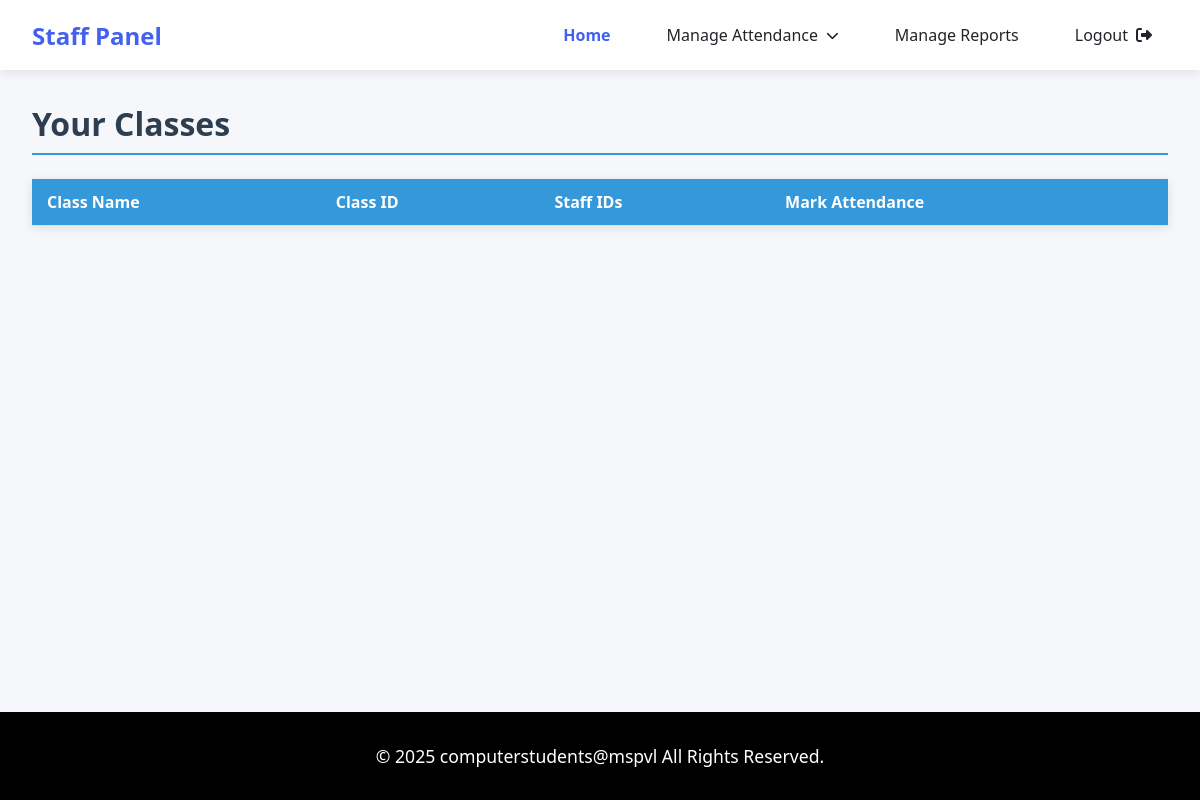
Before: /view_all_attendance (signed in) with the older database file.
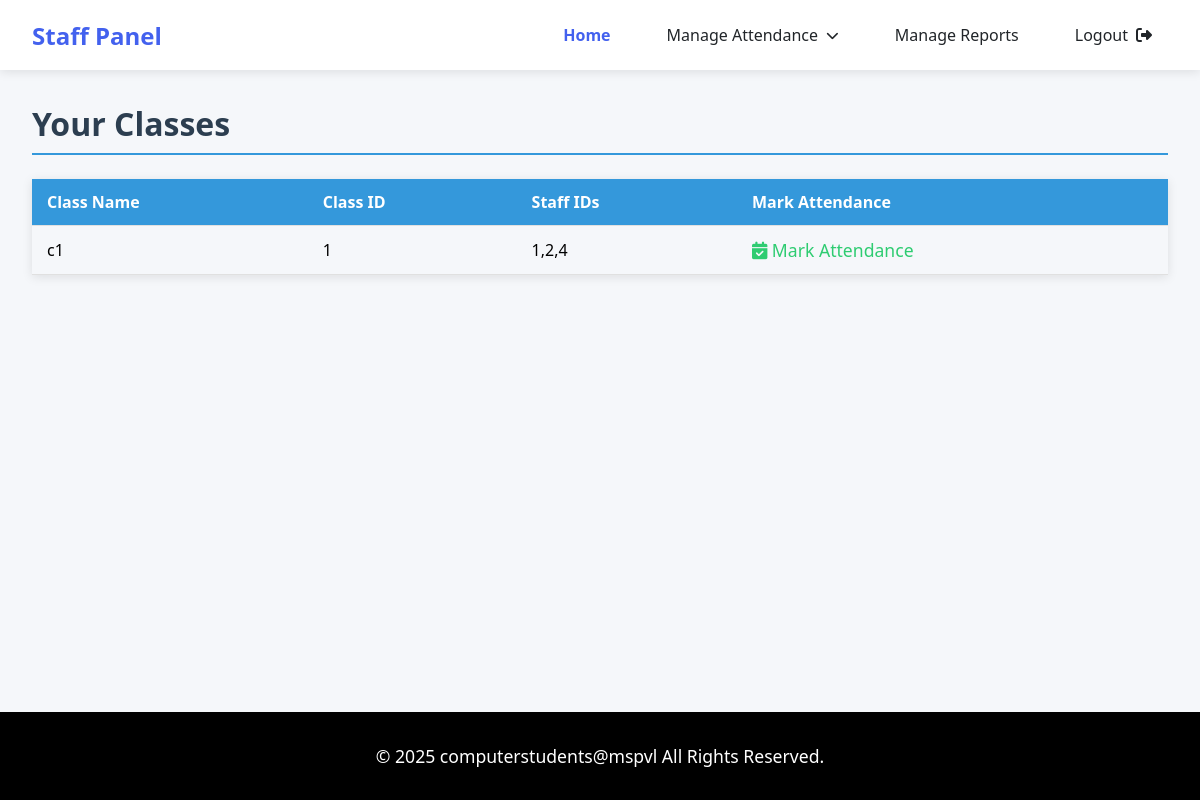
After: the same page with the newer database file.
### tables this page shows
CREATE TABLE "classes_tb" (
	"classid"	INTEGER NOT NULL,
	"classname"	TEXT NOT NULL UNIQUE,
	"dept"	TEXT NOT NULL,
	"year"	TEXT NOT NULL,
	"sem"	TEXT NOT NULL,
	"staffsid"	TEXT NOT NULL,
	PRIMARY KEY("classid")
);

### app.py (the view)
@app.route('/view_all_attendance')
def view_all_attendance():
    if 'userid' not in session:
        return redirect(url_for('login'))
    user_id = str(session['userid'])
    conn = sqlite3.connect('spm_db.db')
    conn.row_factory = sqlite3.Row
    cursor = conn.cursor()
    cursor.execute("SELECT classname, classid, staffsid FROM classes_tb")
    all_classes = cursor.fetchall()
    classes = []
    for cls in all_classes:
        staff_ids = [id.strip() for id in cls['staffsid'].split(',')]
        if user_id in staff_ids:
            classes.append(cls)
    cursor.close()
    conn.close()
    return render_template('staff/view_attendance.html', classes=classes)

### templates/staff/view_attendance.html (shortened to what this page needs)
<!DOCTYPE html>
<html lang="en">
<head>
    <link rel="stylesheet" href="https://cdnjs.cloudflare.com/ajax/libs/font-awesome/6.4.0/css/all.min.css">
    <link rel="stylesheet" href="static/css/style.css">
</head>
<body>
    <nav class="navbar">
        <a href="#" class="navbar-brand">Staff Panel</a>
        <div class="nav-menu">
            <a href="#" class="nav-item active">Home</a>
            <div class="dropdown">
                <a href="#" class="nav-item dropdown-toggle">Manage Attendance</a>
            </div>
            <a href="report_generate_form.html" class="nav-item">Manage Reports</a>
            <a href="{{url_for('login')}}" class="nav-item" id="logout-link">
                <span>Logout</span>
                <i class="fas fa-sign-out-alt"></i>
            </a>
        </div>
    </nav>
    <div class="main-content">
        <h1>Your Classes</h1>
        <table class="class-table">
            <thead>
                <tr>
                    <th>Class Name</th>
                    <th>Class ID</th>
                    <th>Staff IDs</th>
                    <th>Mark Attendance</th>
                </tr>
            </thead>
            <tbody>
                {% for class in classes %}
                <tr>
                    <td>{{ class.classname }}</td>
                    <td>{{ class.classid }}</td>
                    <td>{{ class.staffsid }}</td>
                    <td>
                        <a href="{{ url_for('mark_attendance', classid=class.classid,classname = class.classname) }}"
                           class="btn btn-primary attendance-link">
                            <i class="fas fa-calendar-check"></i> Mark Attendance
                        </a>
                    </td>
                </tr>
                {% endfor %}
            </tbody>
        </table>
    </div>
    <footer class="footer">
        <p class="copyright">© 2025 computerstudents@mspvl All Rights Reserved.</p>
    </footer>
</body>
</html>

Changed rows visible on the page:
now on this page (row edited): classes_tb: classname "c1", classid "1", staffsid "1,2,4"
